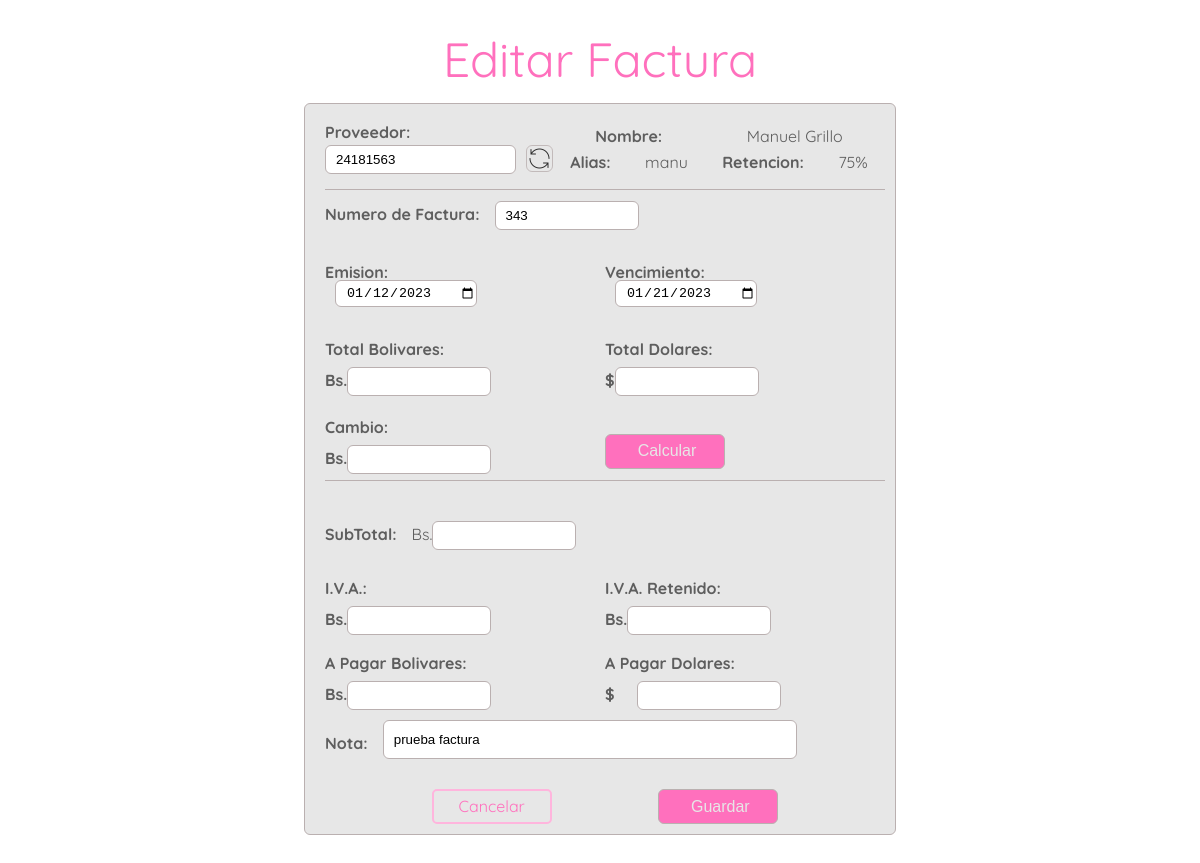
/bills/10/update/, run on an earlier commit of the app's database.
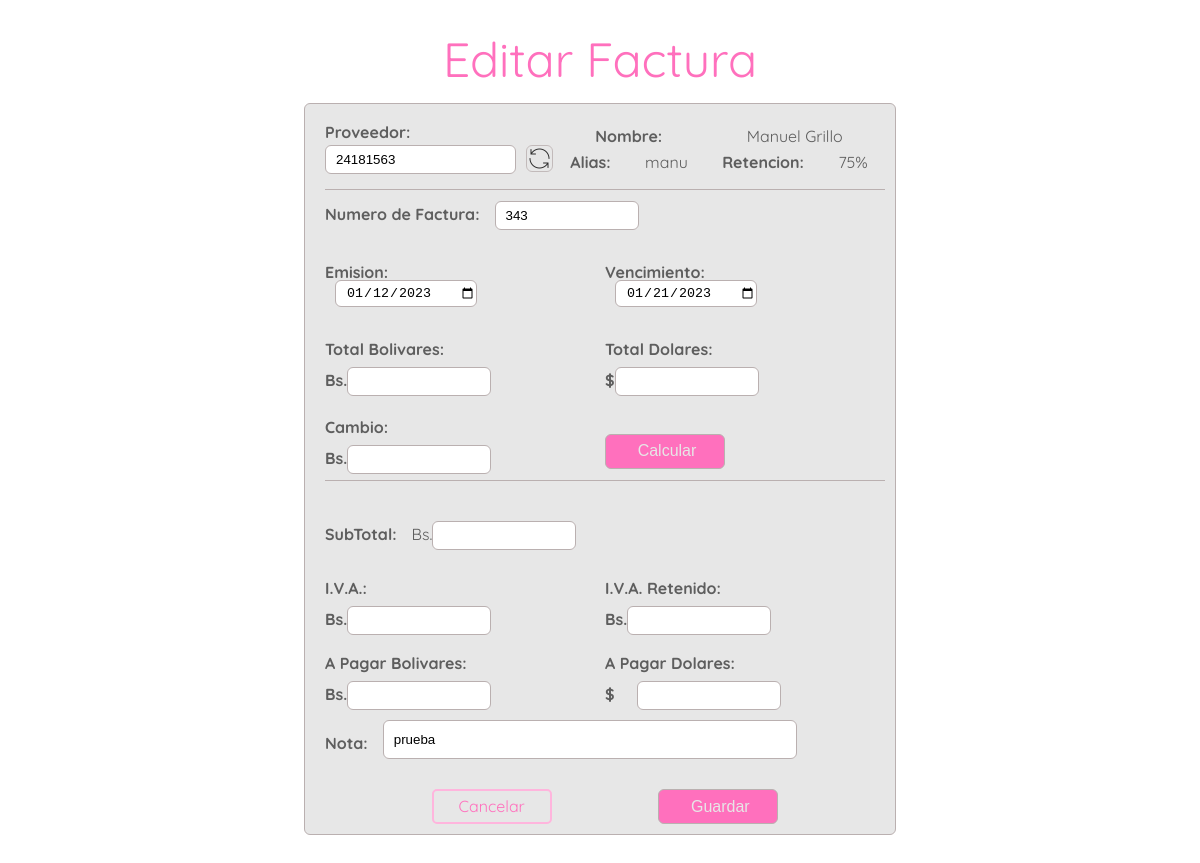
And on a later commit of the database.
### bills/models.py (models this page shows)
class Bill(models.Model):
    id = HashidAutoField(primary_key=True)
    bill_number = models.CharField(max_length=20,null=False)
    emission_date = models.DateField(default= django.utils.timezone.now)
    due_date = models.DateField(default= django.utils.timezone.now)
    provider = models.ForeignKey(Provider, on_delete=models.CASCADE, null=False)
    total_amount_bs = models.FloatField(default=0)
    sub_total_bs = models.FloatField(default=0)
    tax_bs = models.FloatField(default=0)
    retained_tax_bs = models.FloatField(default=0)
    amount_to_pay_bs = models.FloatField(default=0)
    exchange_rate = models.FloatField(default=0)
    total_amount_dollar = models.FloatField(default=0)
    amount_to_pay_dollar = models.FloatField(default=0)
    paid = models.BooleanField(default='False')
    note = models.CharField(max_length=200, default='')
    rest_to_pay_dollar = models.FloatField(default=0)
    overdue = models.FloatField(default=False)

### providers/models.py (models this page shows)
class Provider(models.Model):
    id = HashidAutoField(primary_key=True)
    rif = models.CharField(max_length=15)
    name = models.CharField(max_length=70)
    nickname = models.CharField(max_length= 70)
    TAXES = [
        ('0','0% tax retained'),
        ('75','75% tax retained'),
        ('100','100% tax retained'),
    ]
    taxtype = models.CharField(max_length=3, choices=TAXES)
    dollar_debt = models.FloatField(default=0)

### bills/views.py (the view)
# urls.py: path('<str:bill_id>/update/', views.update_bill, name='update_bill'),
def update_bill(request, bill_id):
    bill = Bill.objects.get(pk=bill_id)
    emission_date = bill.emission_date.isoformat()
    due_date = bill.due_date.isoformat()
    request = reset_messages(request)
    return render(request,'bills/update_bill.html',{
        'bill':bill,
        'emission_date':emission_date,
        'due_date':due_date,
        })

### bills/views.py (called while the page is built)
def reset_messages(request):
    try :
        aux = request.session['message_shown']
    except KeyError:
        request.session['message_shown'] = False
        request.session['message'] = ''
    else:
        if not request.session['message_shown'] :
            request.session['message_shown'] = True
        else:
            request.session['message'] = ''
        return request

### bills/templates/bills/update_bill.html (shortened to what the changed rows need)
{% extends 'bills/header.html' %}
{% block content %}
{% load static %}
<body>
<div class="new-bill">
    <form action="{% url 'bills:new_bill_show_provider' %}" method="post">
        <div class="form-body">
            <div class="form-provider">
                <div class="form-provider-left">
                    <div>
                    <input   list="providers-list" name="provider_rif" value="{{bill.provider.rif}}" readonly>
                        <figure>
                            <input type="image" src="{% static 'bills/images/refresh.png'  %}" alt="Submit Form" disabled/>
                        </figure>
                    </div>
                </div>
                <div class="form-provider-right">
                    <div>
                        <p>Nombre:</p>
                        <p>{{bill.provider.name}}</p>
                    </div>
                    <div>
                        <p>Alias:</p>
                        <p>{{bill.provider.nickname}}</p>
                        <p>Retencion:</p>
                        <p>{{bill.provider.taxtype}}%</p>
                    </div>
                </div>
            </div>
    </form>
    <form action="{% url 'bills:update_bill_calc' bill.id %}" method="post">
            <div class="form-data">
                <div>
                    <label for="bill_number">Numero de Factura:</label>
                    <input type="text" name="bill_number" value="{{bill.bill_number}}" required >
                </div>
                <div>
                    <div>
                        <p>
                            Bs.<input type="number" step="0.01" lang="en"  name="total_amount_bs" value={{bill.total_amount_bs}} required >
                        </p>
                    </div>
                </div>
                <div class="form-data-last">
                    <div>
                        <p>
                            Bs.<input type="number" step="0.01" name="exchange_rate" value={{bill.exchange_rate}} required >
                        </p>
                    </div>
                </div>
            </div>
            <div class="form-calc">
                <div>
                    <p>
                        Bs.<input type="number" step="0.01" name="sub_total_bs" value={{bill.sub_total_bs}} readonly>
                    </p>
                </div>
                <div>
                    <div>
                        <p>
                            Bs.<input type="number" step="0.01" name="tax_bs" value={{bill.tax_bs}} readonly>
                        </p>
                    </div>
                    <div>
                        <p>
                            Bs.<input type="number" step="0.01" name="retained_tax_bs" value={{bill.retained_tax_bs}} readonly>
                        </p>
                    </div>
                </div>
                <div>
                    <div>
                        <p>
                            Bs.<input type="number" step="0.01" name="amount_to_pay_bs" value={{bill.amount_to_pay_bs}} readonly>
                        </p>
                    </div>
                    <div>
                        <p>
                            $<input type="number" step="0.01" name="amount_to_pay_dollar" value={{bill.amount_to_pay_dollar}} readonly>
                        </p>
                    </div>
                </div>
                <div class="create-note">
                    <label for="note">Nota:</label>
                    <input type="text" name="note" value="{{bill.note}}">
                </div>
            </div>
        </div>
</body>
{% endblock %}

What changed in the data, as far as the page shows it:
changed Bill "Manuel Grillo": note "prueba factura" → "prueba"
